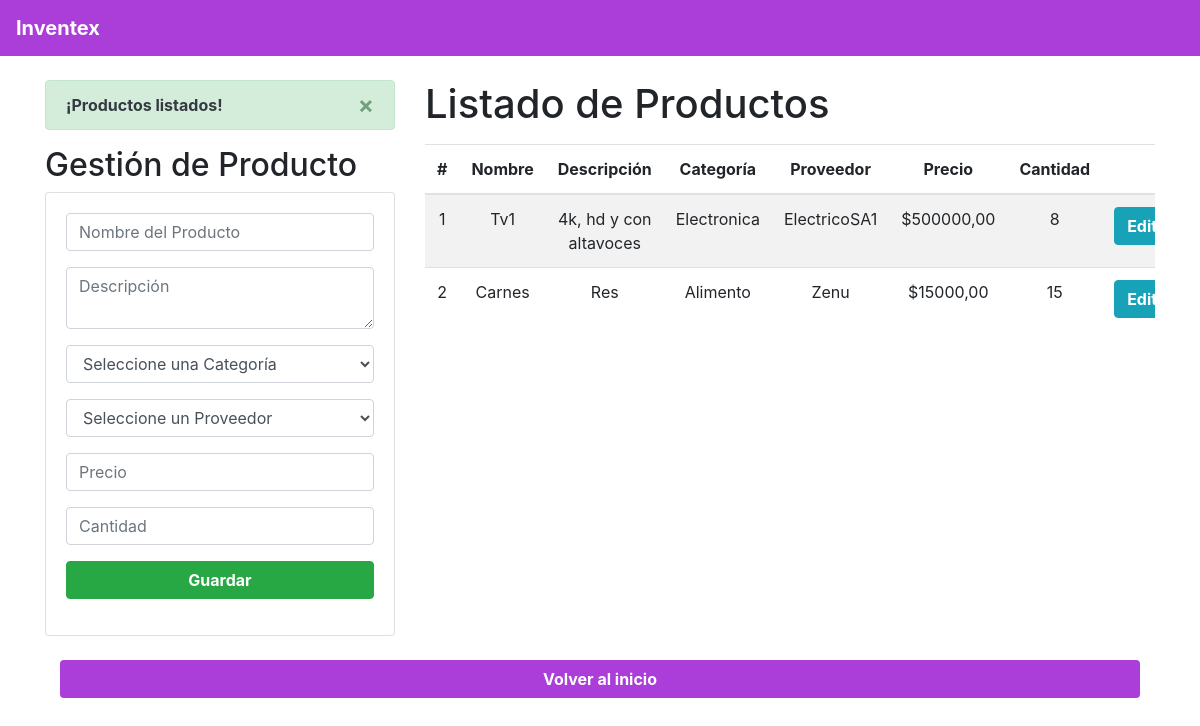
The app's page /Inventario/IndexInvent/ (signed in) with its own data.
### Aplicacion/Inventario/models.py (models this page shows, shortened)
class Producto(models.Model):
    id = models.BigAutoField(primary_key= True)
    nombre = models.CharField(max_length=100)
    descripcion = models.TextField(max_length= 200)
    categoria = models.ForeignKey(Categoria, on_delete = models.CASCADE, default=None)
    proveedor = models.ForeignKey(Proveedor, on_delete = models.CASCADE, default=None)
    cantidad = models.PositiveBigIntegerField(default=0)
    precio = models.DecimalField(max_digits=10, decimal_places=2)

class Categoria(models.Model):
    id = models.BigAutoField(primary_key= True)
    nombre = models.CharField(max_length=100)
    descripcion = models.TextField(max_length= 200)

class Proveedor(models.Model):
    id = models.BigAutoField(primary_key= True)
    nombre = models.CharField(max_length=100)
    direccion = models.TextField(max_length=20)
    correo = models.EmailField(max_length=50)
    telefono = models.CharField(max_length=20)

### Aplicacion/Inventario/views.py (the view)
# urls.py: path('IndexInvent/', views.homeinvent, name='IndexInvent'),
@login_required
def homeinvent(request):
    if not request.user.is_staff:
        return redirect('acceso_denegado')
    productos_listados = Producto.objects.all()
    categorias = Categoria.objects.all()
    proveedores = Proveedor.objects.all()
    messages.success(request, '¡Productos listados!')
    return render(request, "gestionInventario.html", {
        "productos": productos_listados,
        "categorias": categorias,
        "proveedores": proveedores
    })

### templates/gestionInventario.html (shortened to what this page needs)
{% extends "./base.html" %}
{% block body %}
<div class="row">
    <div class="col-sm-12 col-md-6 col-lg-4 col-xl-4">
        {% if messages %}
            {% for message in messages %}
                <div class="alert alert-dismissible alert-success">
                    <button type="button" class="close" data-dismiss="alert">&times;</button>
                    <strong class="text-dark">{{ message }}</strong>
                </div>
            {% endfor %}
        {% endif %}
        <h2>Gestión de Producto</h2>
        <div class="card">
            <div class="card-body">
                <form action="{% url 'registrarProducto' %}" method="POST">{% csrf_token %}
                    <div class="form-group">
                        <input type="text" id="txtNombre" name="txtNombre" class="form-control"
                            placeholder="Nombre del Producto" maxlength="100" required>
                    </div>
                    <div class="form-group">
                        <textarea id="txtDescripcion" name="txtDescripcion" class="form-control"
                            placeholder="Descripción" maxlength="200" required></textarea>
                    </div>
                    <div class="form-group">
                        <select id="txtCategoria" name="txtCategoria" class="form-control" required>
                            <option value="">Seleccione una Categoría</option>
                        </select>
                    </div>
                    <div class="form-group">
                        <select id="txtProveedor" name="txtProveedor" class="form-control" required>
                            <option value="">Seleccione un Proveedor</option>
                        </select>
                    </div>
                    <div class="form-group">
                        <input type="number" id="txtPrecio" name="txtPrecio" class="form-control"
                            placeholder="Precio" min="0" step="0.01" required>
                    </div>
                    <div class="form-group">
                        <input type="number" id="txtCantidad" name="txtCantidad" class="form-control"
                            placeholder="Cantidad" min="0" required>
                    </div>
                    <div class="form-group">
                        <button type="submit" class="btn btn-success btn-block text-white" style="font-weight:bold; ">Guardar</button>
                    </div>
                </form>
            </div>
        </div>
    </div>
    <div class="col-sm-12 col-md-6 col-lg-8 col-xl-8">
        <h1>Listado de Productos</h1>
        <div class="table-responsive py-2">
            <table class="table table-striped">
                <thead>
                    <tr>
                        <th>#</th>
                        <th>Nombre</th>
                        <th>Descripción</th>
                        <th>Categoría</th>
                        <th>Proveedor</th>
                        <th>Precio</th>
                        <th>Cantidad</th>
                        <th colspan="2">Opciones</th>
                    </tr>
                </thead>
                <tbody>
                    {% for p in productos %}
                    <tr>
                        <td>{{ forloop.counter }}</td>
                        <td>{{ p.nombre }}</td>
                        <td>{{ p.descripcion }}</td>
                        <td>{{ p.categoria.nombre }}</td>
                        <td>{{ p.proveedor.nombre }}</td>
                        <td>${{ p.precio }}</td>
                        <td>{{ p.cantidad }}</td>
                        <td><a href="edicionProducto/{{ p.id }}" class="btn btn-info" style="font-weight:bold;">Editar</a></td>
                    </tr>
                    {% empty %}
                    <tr>
                        <td colspan="9" class="text-center">No hay productos registrados.</td>
                    </tr>
                    {% endfor %}
                </tbody>
            </table>
        </div>
    </div>
</div>
<br>
<div class="col-sm-12">
    <div class="form-group">
        <a href="{% url 'indexAdmin' %}" class="btn btn-block text-white" style="font-weight:bold; background-color:#ab3ed8;">Volver al inicio</a>
    </div>
</div>
{% endblock %}

### Inventex/static/css/gestionInventario.css (style rules this page uses)
th, td { text-align: center; vertical-align: middle; }

### records on screen
Producto: nombre "Tv1", descripcion "4k, hd y con altavoces", categoria.nombre "Electronica", proveedor.nombre "ElectricoSA1", precio "500000,00", cantidad "8"
Producto: nombre "Carnes", descripcion "Res", categoria.nombre "Alimento", proveedor.nombre "Zenu", precio "15000,00", cantidad "15"

### other values on screen
{{ message }} "¡Productos listados!"
